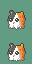

The script that saved this image:
"""Cuyby-icoon ronde 7 (geen inkeping rechts: oranje oor rond, oranje streep, frame 2 oor spitst); ronde 6 (zijkanten in trapjes zoals de front: oor steekt links uit, koepel tussen de oren); ronde 5 (ronde oortjes zonder inkeping, kop 1 px lager tussen de oren, deuk op y24 zoals de front); ronde 4 (ronder silhouet, franje met kussentjes); basis ronde 3: frame 1 opnieuw uitgelijnd op de rekenregels (r1/r2 hadden de rechterhelft 1 px verschoven),
silhouet ronder. Kop 0,6 rond de hals (31,37): icoon_x = 16,1 + (x-31)*0,6, icoon_y = 23,9 + (y-37)*0,6;
franje 0,55 breed / 0,5 hoog. pal0. python3 r3.py -> poets/r7.png"""
import numpy as np
from PIL import Image
D='docs/concept/sprites/cuyby/icoon/'
# O=15 omlijning/oogzwart, D=14 zwarte vacht en onderste omlijning, G=1 glans/oogonderglans, W=3 creme(wit),
# S=2 schaduw creme, R=7 oranje, Q=6 donker oranje, P=10 roze, L=11 lichtroze
K={'.':0,'O':15,'D':14,'G':1,'W':3,'S':2,'R':7,'Q':6,'P':10,'L':11}
F1=[ #0         1         2         3
     #01234567890123456789012345678901
 (10,"..........OOO..................."),
 (11,".........OGDDO.......OO........."),
 (12,".........ODLDDO.OOOOOLRO........"),
 (13,"..........OPDDDOWRRRRRRO........"),
 (14,"..........OGDDDDWRRRRRRO........"),
 (15,".........OGDDDDWWWRRRRQQO......."),
 (16,"........OGDDDDDWWWRRQRQQO......."),
 (17,"........ODGDDDWWWWSRQRQQO......."),
 (18,"........ODOODDWWOOWSRRRQQO......"),
 (19,".......OGOWOOWWOWOOSRRRQQO......"),
 (20,".......DDOOGOWWOOGOSRRQRQD......"),
 (21,".......DDWOOWWWWOOWSRRQQD......."),
 (22,"........DWWWWLPWWWWSSRRQD......."),
 (23,"........DWWWWGWWWWWSSRQQD......."),
 (24,".........DWWWWWWWWWSSRQD........"),
 (25,"........DSWWWSWWWWSWSRRQD......."),
 (26,"........DSWWWSWWWSWSRQRQD......."),
 (27,"........DSDWSPDWWSPDWDQQD......."),
 (28,".........D.DDD.DWDD.D.DD........"),
 (29,"................D..............."),
]
def raster(rows):
    a=np.zeros((32,32),np.uint8)
    for y,s in rows:
        assert len(s)==32,(y,len(s))
        for x,c in enumerate(s):
            if c!='.': a[y,x]=K[c]
    return a
def frame2(f1):
    """Stap 7: alles t/m y26 1 px omlaag, rij 27 vervalt, voeten (y28-29) blijven staan."""
    f2=np.zeros_like(f1); f2[11:28]=f1[10:27]; f2[28:]=f1[28:]
    f2[11:13,20:24]=f1[11:13,20:24]   # gebaar: oranje oor blijft staan (spitst 1 px)
    return f2
def bewaar(f1,f2,pad):
    out=np.zeros((64,32),np.uint8); out[:32]=f1; out[32:]=f2
    IP=[int(v) for l in open('graphics/pokemon/icon_palettes/pal0.pal').read().split('\n')[3:19] for v in l.split()[:3]]
    im=Image.fromarray(out,'P'); im.putpalette(IP); im.save(pad)
if __name__=='__main__':
    f1=raster(F1); bewaar(f1,frame2(f1),D+'poets/r7.png')
